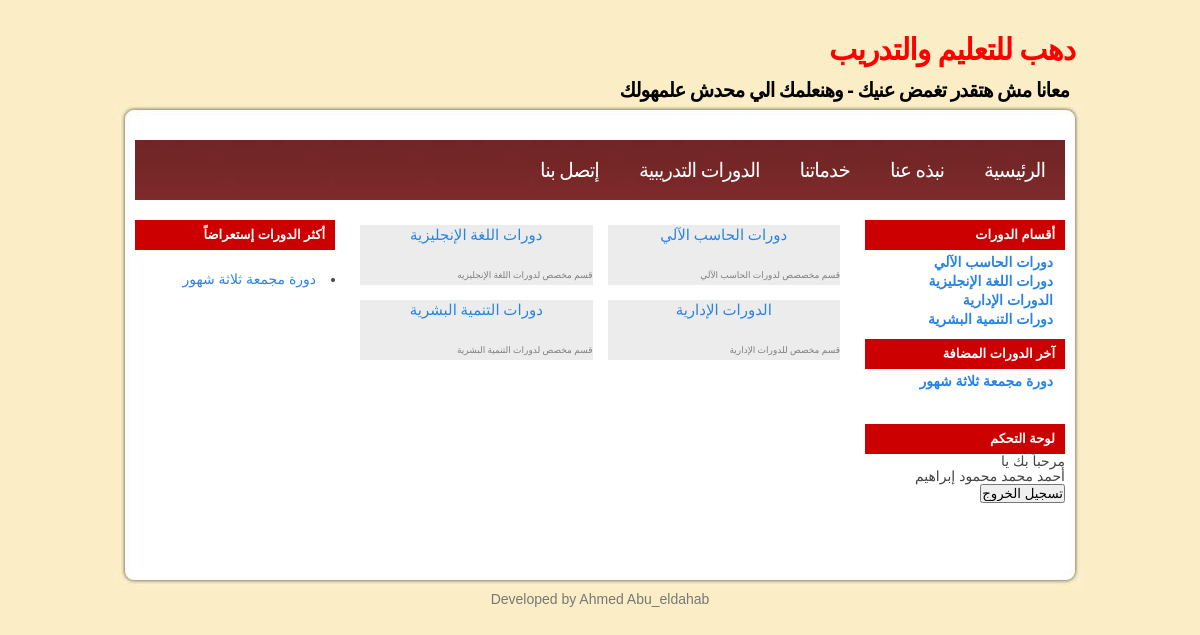
The page /view_courses.php (signed in) on the database its author committed.
### tables this page shows
CREATE TABLE IF NOT EXISTS `courses_cat` (
  `c_cat_id` int(10) NOT NULL AUTO_INCREMENT,
  `c_cat_name` varchar(255) NOT NULL DEFAULT '',
  `c_cat_active` enum('0','1') NOT NULL DEFAULT '1',
  `c_cat_des` text,
  PRIMARY KEY (`c_cat_id`)
);

CREATE TABLE IF NOT EXISTS `courses` (
  `c_id` int(10) NOT NULL AUTO_INCREMENT,
  `c_code` varchar(50) DEFAULT NULL,
  `c_cat_id` int(10) NOT NULL DEFAULT '0',
  `c_name` varchar(255) NOT NULL DEFAULT '',
  `c_about` text,
  `c_require` text,
  `c_time` varchar(255) DEFAULT NULL,
  `c_have` text,
  `c_targets` text,
  `c_place` varchar(255) DEFAULT NULL,
  `c_content` text,
  `course` text,
  `c_rems` text,
  `c_active` enum('1','0') DEFAULT '1',
  `c_view_num` int(11) NOT NULL,
  PRIMARY KEY (`c_id`)
);

### view_courses.php (the view)
<?php include_once("header.php");?>
<?php
if (isset($_GET['cat_id']))
{
	$cat_id=(int)$_GET['cat_id'] ;
	$q= "select * from courses where  c_cat_id={$cat_id} ";
	$result=$db->query($q) or die($db->error);
	if($result->num_rows >=1)
	{
		?>
<div align="center">
<table align="center" bordercolor=#000000 cellspacing="8"
	cellpadding="3" id="catstbl" width="100%">
	<?php
	while($row=$result->fetch_object())
	{
		?>
	<tr>
		<td valign="top" id="cellcatstbl" width="50%" height="30"
			id="cellcatstbl"><a
			href="course_detials.php?course_id=<?php echo $row->c_id;?>">
		<div id="job_name"><b><?php echo $row->c_name;?> </b><?
		echo "<br>";
		?></div>
		</a></td>
	</tr>
	<?php
	}
	?>
</table>
<br>
<br>
</div>
<br />
<br />
	<?php
	}
	else{
		echo "لا توجد دورات داخل هذا القسم ";
	}
}else
{
	?>
	<?php
	$sql = "SELECT * FROM  courses_cat ";
	$result = $db->query($sql);
	if ($result->num_rows > 0) {
		$cat_no=1;
		?>
<table align="center" bordercolor=#000000 cellspacing="15"
	cellpadding="2" id="catstbl" width="100%">
	<tr>
	<?php
	while ($row = $result->fetch_object()) {
		?>
		<td valign="top" id="cellcatstbl" width="50%" height="30"
			id="cellcatstbl"><a
			href="view_courses.php?cat_id=<?php echo $row->c_cat_id;?>">
		<div id="cat_name"><?php echo $row->c_cat_name;?></div>
		</a> <br>
		<div id="des_cat"><?php echo $row->c_cat_des;?></div>
		</td>
		<?php
		if($cat_no==2)
		{
			echo "</tr><tr>";
			$cat_no=0 ;
		}
		$cat_no+=1;
		?>
		<?php
	}
	echo "</tr> </table>"."<br>"."<br>" ;
	}
}
?>
		<br />
		<br />
		<br />
		<br />
		<br />
		<br />
		<?php include_once("footer.php");?>

### header.php (shortened to what this page needs)
<?php
include_once ("includes/config.php");
?>
<!DOCTYPE html PUBLIC "-//W3C//DTD XHTML 1.0 Strict//EN" "http://www.w3.org/TR/xhtml1/DTD/xhtml1-strict.dtd">
<html xmlns="http://www.w3.org/1999/xhtml" dir="rtl">
<head>
<link rel="stylesheet" type="text/css" href="style.css" media="screen" />
<link rel="stylesheet" href="css/lightbox.css" type="text/css" media="screen" />
</head>
<body>
<div id="wrap">
<div id="header">
<h1><a href="#">دهب للتعليم والتدريب</a></h1>
<h2>معانا مش هتقدر تغمض عنيك - وهنعلمك الي محدش علمهولك</h2>
</div>
<div id="top"> </div>
<div id="contentt">
<div id="headermenu">
<div class="headerm">
<ul>
<li><a href="index.php">الرئيسية</a></li>
<li><a href="#">نبذه عنا</a></li>
<li><a href="#">خدماتنا</a></li>
<li><a href="courses_cats.php">الدورات التدريبية</a></li>
<li><a href="#">إتصل بنا</a></li>
</ul>
</div>
</div>
<div class="left">
<h2>أقسام الدورات</h2>
<ul>
<?php
$q= "select * from courses_cat where c_cat_active='1'";
	$result=$db->query($q) or die($db->error);
	if($result)
				{
					while($r=$result->fetch_object())
						{
						echo "<li><a href='view_courses.php?cat_id={$r->c_cat_id}' class='selected' title='{$r->c_cat_des}'>{$r->c_cat_name}</a></li>";
						}
				}
	?>
</ul>
<h2>آخر الدورات المضافة </h2>
<ul>
<?php
$q= "select * from courses where c_active='1' order by c_id desc LIMIT 3";
	$result=$db->query($q) or die($db->error);
	if($result)
				{
					while($r=$result->fetch_object())
						{
						echo "<li><a href='course_detials.php?course_id={$r->c_id}' class='selected'>{$r->c_name}</a></li>";
						}
				}
	?>
</ul>
<br />
<?php
if (isset($_SESSION['log']))
{
echo "<h2>لوحة التحكم</h2>";
echo "مرحباً بك يا"."<br />";
echo $_SESSION['name'];
echo "<br />";
echo "<form method='POST' action='logout.php'>";
echo "<input type='submit' name='submit' value='تسجيل الخروج'>";
echo "</form>";
		}
		?>
</div>
<div class="middle">

### footer.php (shortened to what this page needs)
</div>
<div class="right">
<h2>أكثر الدورات إستعراضاً</h2>
 <?php
$q= "select * from courses where c_active='1' order by c_view_num desc limit 1";
	$result=$db->query($q) or die($db->error);
	if($result)
				{
					while($r=$result->fetch_object())
						{
						echo "<li><a href='view_courses.php?c_id={$r->c_id}' class='selected'>{$r->c_name}</a></li>";
						}
				}
	?>
</div>
</div>
<div id="bottom"> </div>
<div id="footer">
Developed by <a href="http://www.ahmeddahab.com/">Ahmed Abu_eldahab</a></div>
</div>
</body>
</html>

### style.css (style rules this page uses)
* { padding: 0; margin: 0; }
body { margin:0; padding: 0; background: #fbeec7; color: #444; font: 14px Tahoma,Arial, Tahoma, sans-serif; line-height: 19px; text-justify:auto; }
a { color: #2A84E5; text-decoration: none; }
#top { background: #fbeec7 url(images/top.jpg) no-repeat; padding: 10px 0; }
#contentt { background: #fbeec7 url(images/content.jpg) repeat-y; padding: 20px; }
#bottom { background: #fbeec7 url(images/bottom.jpg) no-repeat; padding: 10px 0; }
#wrap { width: 970px; margin: 0 auto; }
#header { height: 100px; line-height: 40px; }
#header h1 { font-size: 30px; letter-spacing: -1px; padding: 30px 10px 0 0; color: #000; }
#header h1 a { color: #ff0000; text-decoration: none; }
#header h2 { letter-spacing: -1px; padding: 0 16px 0 0; font-size: 20px; color: #000; }
#headermenu { height: 60px; background: #782828 url(images/menubg.jpg) repeat-x; line-height: 60px; }
.headerm { padding: 0; text-transform: uppercase; font-weight: 100; }
.headerm li { float:right; list-style-type:none; }
.headerm li a { display:block; padding:0 20px; text-decoration:none; color: #fff; letter-spacing:1px; letter-spacing: -1px; font-size: 20px; }
.left { margin-top: 10px; float: right; width: 200px; line-height: 15px; }
.left h2 { margin-top: 10px; font: bold 13px Tahoma, 'Trebuchet MS', Sans-serif; line-height: 30px; background: #CC0001 url(images/contenth2.jpg) repeat-x; height: 30px; color: #fff; padding-right: 10px; }
.left ul { color: #aaa; text-align: right; margin: 3px 0 8px 0; padding-right: 10px; text-decoration: none; list-style-type:none; }
.left ul li { padding: 2px 0px 2px 0; margin: 0 2px; }
.left ul a { font-weight: 600; color: #2A84E5; }
.middle { margin-top: 10px; float: right; width: 510px; margin-right: 10px; line-height: 20px; }
.right { margin-top: 10px; float: left; width: 200px; }
.right h2 { margin: 10px 0 20px 0; font: bold 13px Tahoma, 'Trebuchet MS', Sans-serif; line-height: 30px; background: #CC0001 url(images/contenth2.jpg) repeat-x; height: 30px; color: #fff; padding-right: 10px; }
#footer { color: #777; text-align: center; padding-bottom: 10px; }
#footer a { color: #777; text-decoration: none; }
#catstbl { background-color: #FfffFF; text-align: center; font: bold; font-family: Tahoma; font-size: 14px; border:0; }
#cellcatstbl { font: bold; font-family: Tahoma; font-size: 14px; background-color: #ECECEC; text-align: right; }
#des_cat { font-family: Tahoma; font-size: 9px; color: Gray; text-align: right; }
#cat_name { font: bold; font-family: Tahoma; font-size: 15px; background-color: #ECECEC; text-align: center; }

### rows shown on the page
courses_cat: c_cat_name "دورات الحاسب الآلي", c_cat_des "قسم مخصصص لدورات الحاسب الآلي"
courses_cat: c_cat_name "دورات اللغة الإنجليزية", c_cat_des "قسم مخصص لدورات اللغة الإنجليزيه"
courses_cat: c_cat_name "الدورات الإدارية", c_cat_des "قسم مخصص للدورات الإدارية"
courses_cat: c_cat_name "دورات التنمية البشرية", c_cat_des "قسم مخصص لدورات التنمية البشرية"
courses: c_name "دورة مجمعة ثلاثة شهور"

### other values the page prints
$_SESSION['name'] "أحمد محمد محمود إبراهيم"
